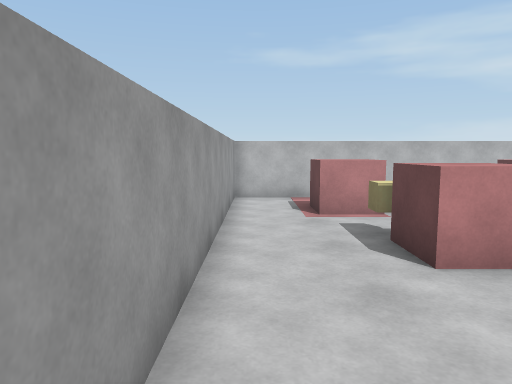
View 1 (above)

13 first-person views from a walk through a Unity game level. The camera is 1.4 m above the floor, tilts 6° down and sees 70° across. The floor is counted in squares, 1 m on a side. Each view is taken from the middle of a square. On the plan, view 1 faces up. The plan holds only what a view shows up to about 16 squares ahead; the rest is blank. The player character is not drawn.

View 2
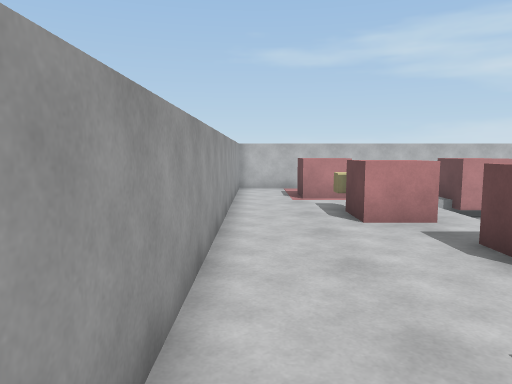

View 3
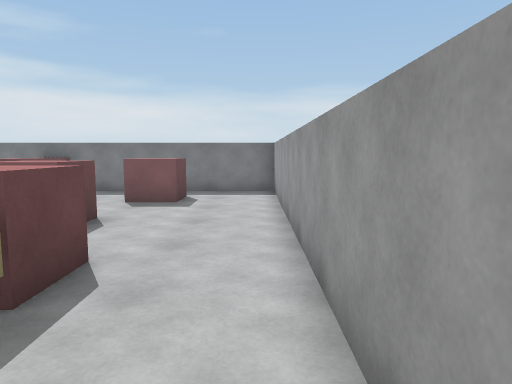

View 4
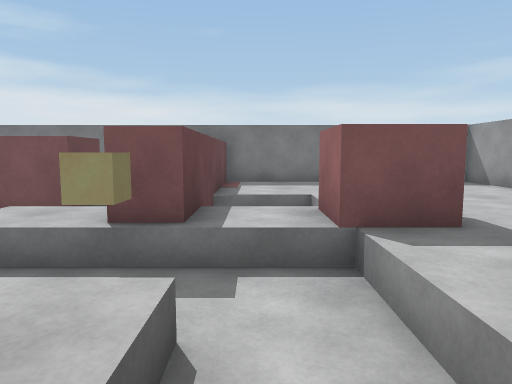

View 5
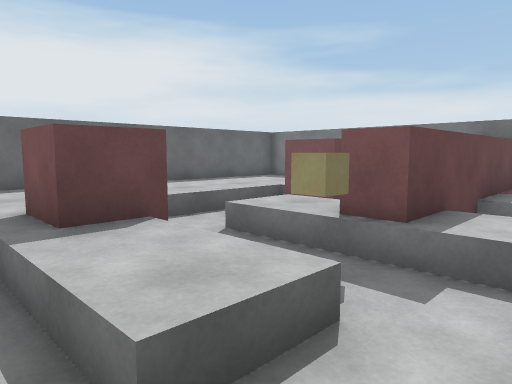

View 6
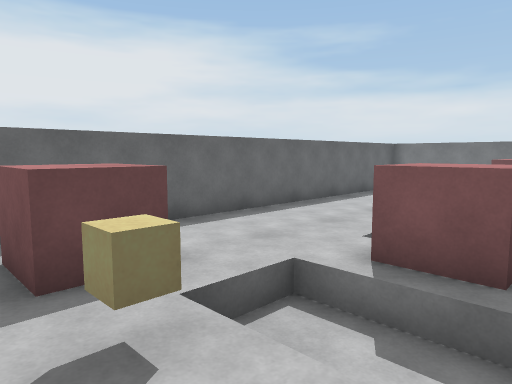

View 7
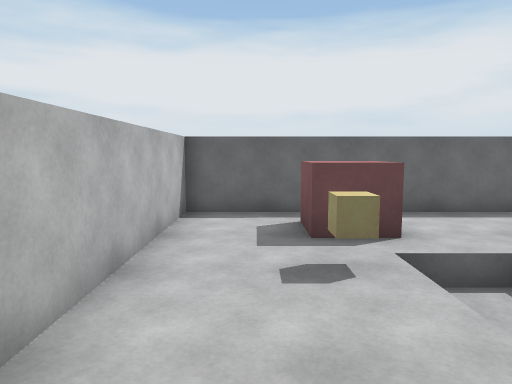

View 8
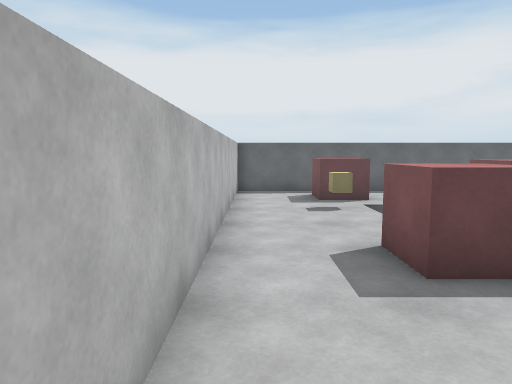

View 9
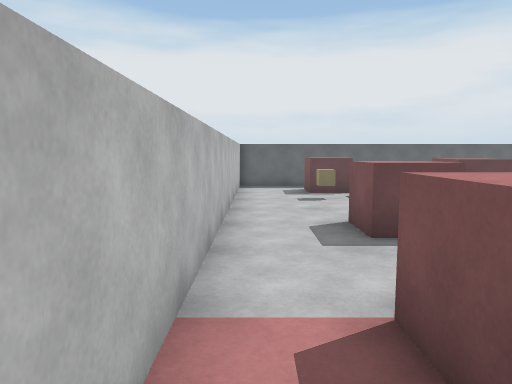

View 10
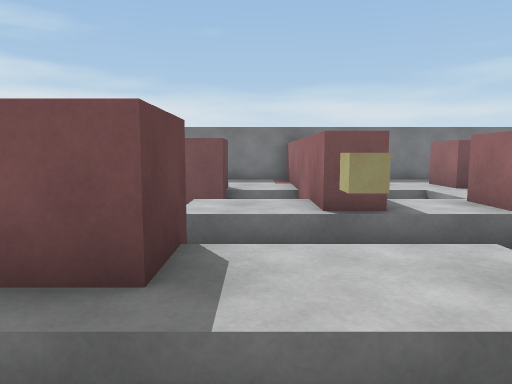

View 11
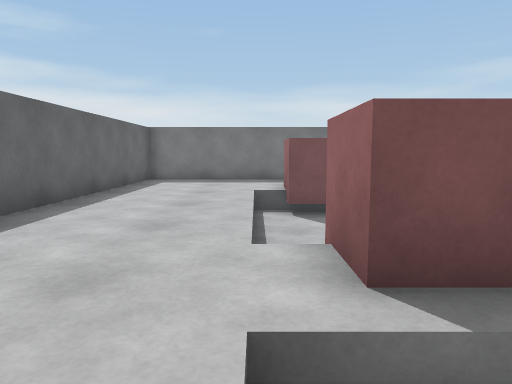

View 12
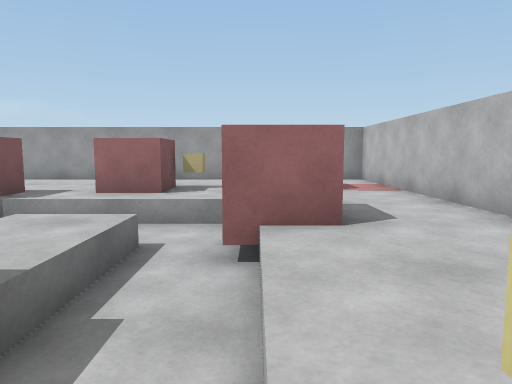

View 13
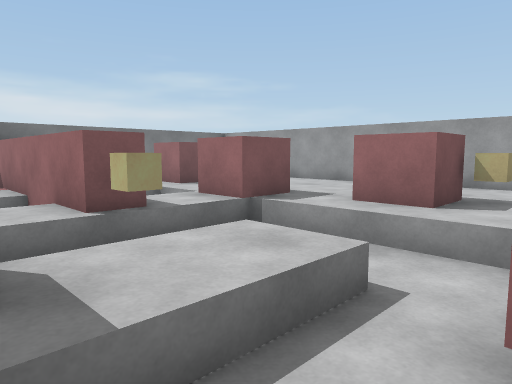

### Floor plan
Key: @ floor where view 1 was taken; # wall or solid block; . main floor; - floor 0.5 m lower than the main floor; / step, stairs or slope; = window, fence, low wall or low ledge; ^ raised ledge; C cube.
Columns run from 1 left of view 1 to 16 right of it. Each row starts with its distance up from view 1.
 12 ##################
 11 #................#
 10 #..^.............#
  9 #..^^..^^...C.^^.#
  8 #....  ##/////^^.#
  7 #...../------/...#
  6 #..C^./-//////...#
  5 #..^^^/-...^^....#
  4 #...../----##/...#
  3 #...../--C---/...#
  2 #....^^.^^./-/...#
  1 #....^^/^^//-/...#
  0 #@..../-##-=#/...#
 -1 #.....//##/##/...#
 -2 #..^^^..^^.^^....#
 -3 #...^...^^.......#
 -4 #.......^^.......#
 -5 ##################

Where each view was taken, in squares from view 1:
view 1: 0 up, 0 right, facing up
view 2: 3 down, 0 right, facing up
view 3: 9 up, 0 right, facing down
view 4: 7 up, 6 right, facing down
view 5: 7 up, 5 right, facing down-right
view 6: 10 up, 9 right, facing down-right
view 7: 10 up, 7 right, facing right
view 8: 11 up, 2 right, facing right
view 9: 11 up, 0 right, facing right
view 10: 8 up, 9 right, facing down
view 11: 8 up, 12 right, facing down
view 12: 8 up, 12 right, facing left
view 13: 8 up, 10 right, facing down-left
